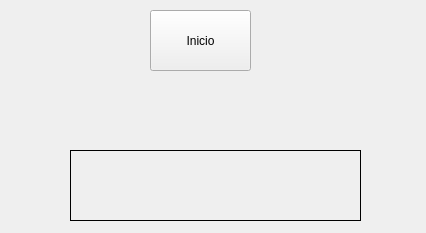
<?xml version="1.0" encoding="UTF-8"?>
<ui version="4.0">
 <class>MainWindow</class>
 <widget class="QMainWindow" name="MainWindow">
  <property name="geometry">
   <rect>
    <x>0</x>
    <y>0</y>
    <width>426</width>
    <height>233</height>
   </rect>
  </property>
  <property name="windowTitle">
   <string>MainWindow</string>
  </property>
  <widget class="QWidget" name="centralwidget">
   <widget class="QPushButton" name="btnInicio">
    <property name="geometry">
     <rect>
      <x>150</x>
      <y>10</y>
      <width>101</width>
      <height>61</height>
     </rect>
    </property>
    <property name="text">
     <string>Inicio</string>
    </property>
   </widget>
   <widget class="QLabel" name="lblMensaje">
    <property name="geometry">
     <rect>
      <x>70</x>
      <y>150</y>
      <width>291</width>
      <height>71</height>
     </rect>
    </property>
    <property name="frameShape">
     <enum>QFrame::Box</enum>
    </property>
    <property name="text">
     <string/>
    </property>
   </widget>
  </widget>
 </widget>
 <resources/>
 <connections/>
</ui>
